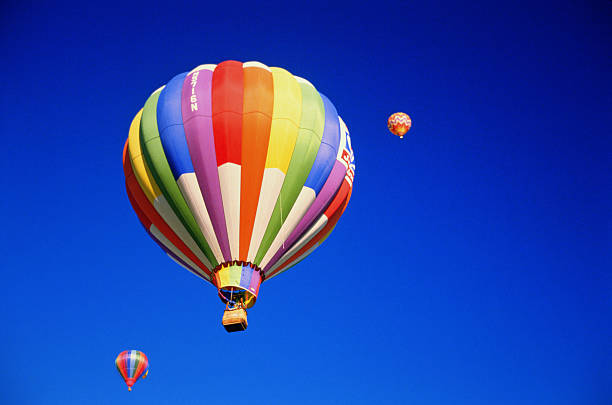
#> input picture contours algorithm/ballons.jpg, 612 x 405 px
$ jupyter execute 'contours algorithm.ipynb'
#> lines starting #> are read from the running program, lines starting #| are printed output that depends on the picture; after the words box and inside, x2 and y2 are one past the last pixel; in counts of white or black regions, pixels touching at a corner belong together
[cell 1]
import cv2
import numpy as np
import matplotlib.pyplot as plt

# Step 1: Load the image
img = cv2.imread('ballons.jpg')
#> img is the input picture: shape (405, 612, 3); mean B, G, R 171.3, 66.6, 35
if img is None:
    print("Image not found!")
else:
    # Step 2: Convert to grayscale and apply blur
    gray = cv2.cvtColor(img, cv2.COLOR_BGR2GRAY)
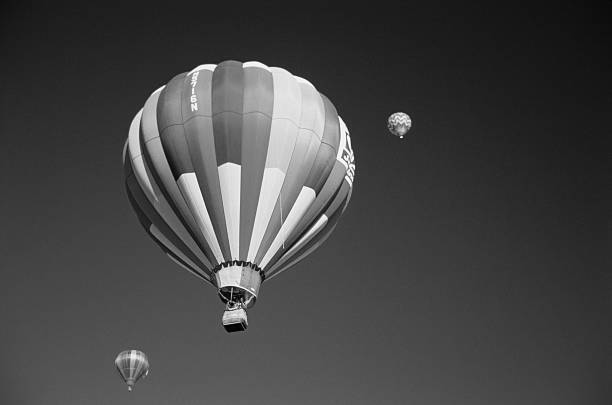
#> gray: shape (405, 612); min 0, max 255, mean 69.1
    gray = cv2.GaussianBlur(gray, (5, 5), 0)

    # Step 3: Apply adaptive threshold or Otsu's method
    _, thresh = cv2.threshold(gray, 0, 255, cv2.THRESH_BINARY + cv2.THRESH_OTSU)
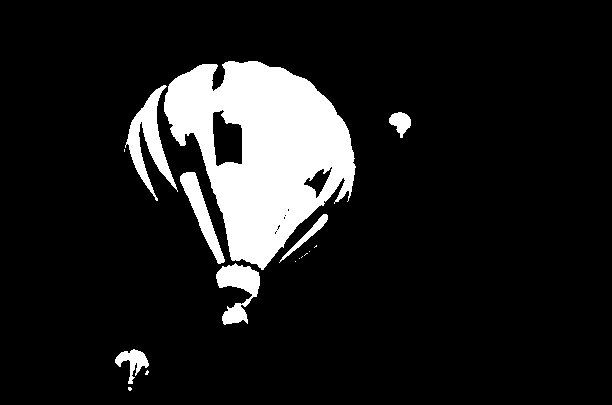
#> thresh: shape (405, 612); 11.6% white; 16 white regions (9 under 20 px)

    # Step 4: Find contours
    contours, _ = cv2.findContours(thresh, cv2.RETR_EXTERNAL, cv2.CHAIN_APPROX_SIMPLE)
#> contours = 16 contours, 9 with area under 20; largest, box (x1, y1, x2, y2) and area: (164, 61, 356, 270) 24098, (125, 85, 178, 201) 1842, (216, 263, 260, 325) 1261, (180, 172, 225, 264) 1117, (115, 349, 149, 384) 431, (389, 112, 411, 138) 306, (279, 214, 328, 263) 295

    # Step 5: Draw contours
    img_contours = img.copy()
    cv2.drawContours(img_contours, contours, -1, (0, 255, 0), 2)
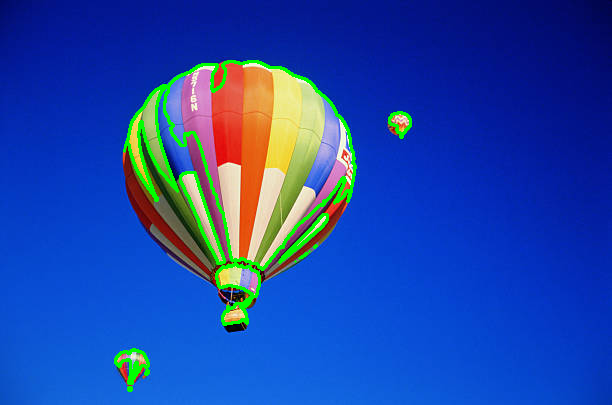
#> img_contours: shape (405, 612, 3); 2.82% of pixels changed, all inside (x1, y1, x2, y2) = (114, 60, 412, 392)

    # Step 6: Show result
    plt.figure(figsize=(10, 6))
    plt.imshow(cv2.cvtColor(img_contours, cv2.COLOR_BGR2RGB))
    plt.title("Contour Detection - Improved")
    plt.axis('off')
    plt.show()
